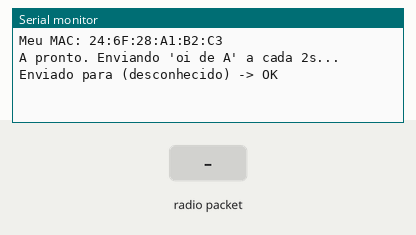
Simulated run of this sketch. Board: ESP32. Shown: the last lines printed to the serial monitor. The test bench sets the inputs (shaded band).

Above: at 1.5 s.
1.6 s: radio packet "1" arrives
At 2.0 s:
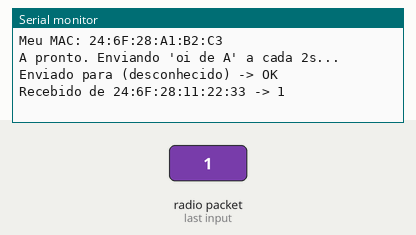
3.1 s: radio packet "0" arrives
At 4.1 s:
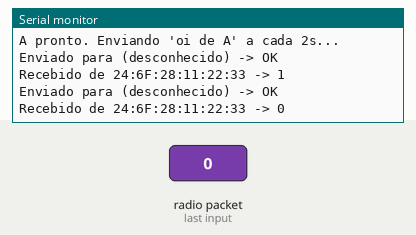
4.6 s: radio packet "2" arrives
At 5.4 s:
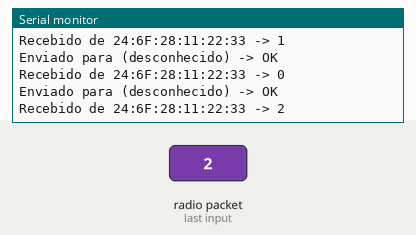

The sketch:

transmissor.ino
```cpp
#include <Arduino.h>
#include <WiFi.h>
#include <esp_now.h>
#include <esp_wifi.h>

// codigo 1 (XX0H65)

// mac2: 88:57:21:B7:54:08 (mac do receptor)

#define WIFI_CHANNEL 1
uint8_t peerMac[] = { 0x88, 0x57, 0x21, 0xb7, 0x54, 0x08 }; // MAC do B

static void printMac(const uint8_t *m) {
  for (int i = 0; i < 6; i++) { if (i) Serial.print(":"); Serial.printf("%02X", m[i]); }
}

void onSent(const wifi_tx_info_t* info, esp_now_send_status_t status) {
  Serial.print("Enviado para ");
  if (info && info->des_addr) printMac(info->des_addr); else Serial.print("(desconhecido)");
  Serial.print(" -> ");
  Serial.println(status == ESP_NOW_SEND_SUCCESS ? "OK" : "FALHA");
}

void onRecv(const esp_now_recv_info_t* info, const uint8_t* data, int len) {
  Serial.print("Recebido de ");
  if (info && info->src_addr) printMac(info->src_addr); else Serial.print("(desconhecido)");
  Serial.print(" -> ");
  Serial.write(data, len);
  Serial.println();
}

bool addPeer(const uint8_t mac[6]) {
  esp_now_peer_info_t p{};
  memcpy(p.peer_addr, mac, 6);
  p.channel = WIFI_CHANNEL;
  p.encrypt = false;
  p.ifidx = WIFI_IF_STA;
  return esp_now_add_peer(&p) == ESP_OK;
}

void setup() {
  Serial.begin(115200);
  delay(300);

  WiFi.mode(WIFI_MODE_STA);
  esp_wifi_set_promiscuous(true);
  esp_wifi_set_channel(WIFI_CHANNEL, WIFI_SECOND_CHAN_NONE);
  esp_wifi_set_promiscuous(false);

  if (esp_now_init() != ESP_OK) { Serial.println("ESP-NOW init falhou"); while (1) delay(1000); }
  esp_now_register_send_cb(onSent);
  esp_now_register_recv_cb(onRecv);

  if (!addPeer(peerMac)) Serial.println("Falha ao adicionar peer");

  Serial.print("Meu MAC: "); Serial.println(WiFi.macAddress());
  Serial.println("A pronto. Enviando 'oi de A' a cada 2s...");
}

void loop() {
  const char* msg = "oi de A";
  esp_err_t r = esp_now_send(peerMac, (const uint8_t*)msg, strlen(msg));
  if (r != ESP_OK) Serial.printf("Erro send: %d\n", r);
  delay(2000);
}
```

Measured:
- after the input at 1.6 s, the serial monitor: prints a new line at once (image 1)
- after the input at 3.1 s, the serial monitor: prints a new line at once (image 2)
- after the input at 4.6 s, the serial monitor: prints a new line at once (image 3)
